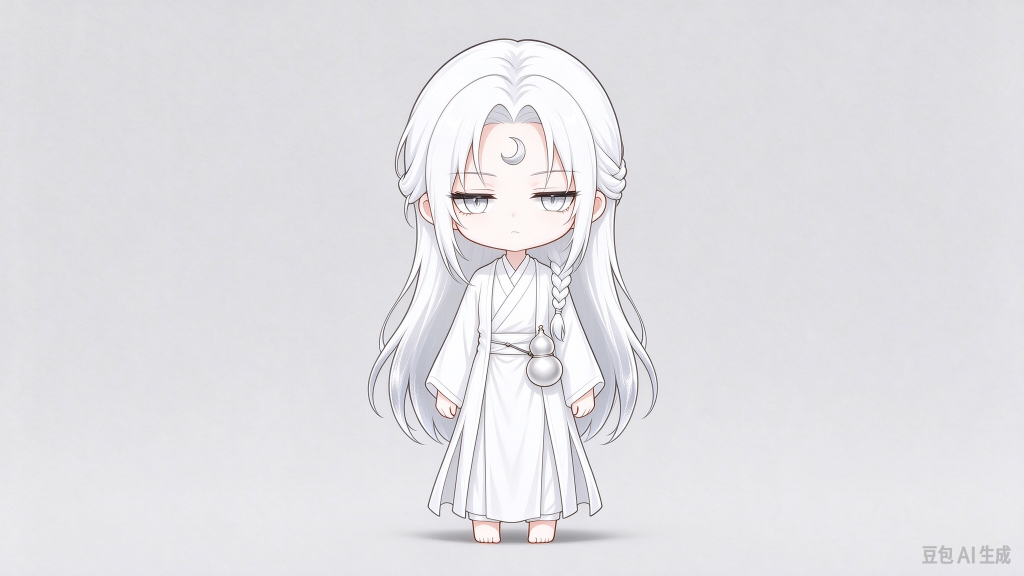
#> input picture characters/xiaofu/reference-source.png, 2048 x 1152 px (shown at 1/2 size)
$ python make-demo-click.py ../characters/xiaofu/reference-source.png out
#> lines starting #> are read from the running program, lines starting #| are printed output that depends on the picture
"""从 idle 首帧派生一段 1 秒的“点击回应”动画（压缩 + 回弹 + 小星星）。"""
import math
import sys
from pathlib import Path

from PIL import Image, ImageDraw

W, H = 640, 360
GROUND_Y = 330
FRAMES = 24


def main() -> None:
    src_path = Path(sys.argv[1])
    out_dir = Path(sys.argv[2])
    out_dir.mkdir(parents=True, exist_ok=True)

    base = Image.open(src_path).convert("RGBA")
    bbox = base.getbbox()
#> bbox = (0, 0, 2048, 1152)
    if bbox is None:
        raise SystemExit("source frame has no opaque pixels")
    sprite = base.crop(bbox)
    sw, sh = sprite.size
#> sw = 2048; sh = 1152
    cx = (bbox[0] + bbox[2]) / 2
#> cx = 1024

    for index in range(FRAMES):
        t = index / FRAMES
        squash = 1 - 0.12 * math.sin(math.pi * t)
        stretch = 1 + 0.05 * math.sin(math.pi * t)
        width = max(1, int(sw * stretch))
        height = max(1, int(sh * squash))
        resized = sprite.resize((width, height), Image.LANCZOS)

        canvas = Image.new("RGBA", (W, H), (0, 0, 0, 0))
        draw = ImageDraw.Draw(canvas)
        shadow_w = 140 * stretch
        draw.ellipse(
            (cx - shadow_w / 2, GROUND_Y - 4, cx + shadow_w / 2, GROUND_Y + 8),
            fill=(20, 40, 90, 50),
        )

        left = int(cx - width / 2)
        top = int(GROUND_Y - height)
        canvas.alpha_composite(resized, (left, top))

        # 小星星
        if 0.15 < t < 0.85:
            alpha = int(180 * (1 - abs(t - 0.5) * 2))
            for sign in (-1, 1):
                sx = cx + sign * (width / 2 + 14)
                sy = GROUND_Y - height * 0.75
                draw.ellipse((sx - 3, sy - 3, sx + 3, sy + 3), fill=(255, 230, 120, alpha))
                draw.ellipse((sx - 8, sy - 1, sx + 8, sy + 1), fill=(255, 230, 120, alpha // 2))

        canvas.save(out_dir / f"frame_{index:04d}.png")
#> this loop made 24 passes
#> left on passes 1 to 12: 0, -6, -13, -19, -25, -31, -36, -40, -44, -47, -49, -50
#> pass 1, in main, `canvas.save(out_dir / f"frame_{index:04d}.png")`:
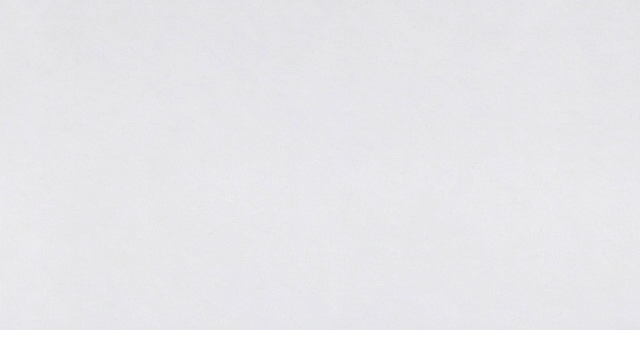
#> saved as frame_0000.png: PIL image 640x360 RGBA; mean R, G, B, A 211.4, 211, 214, 233.8; transparent parts drawn white

    print(f"generated {FRAMES} click frames at {out_dir}")


if __name__ == "__main__":
    main()
